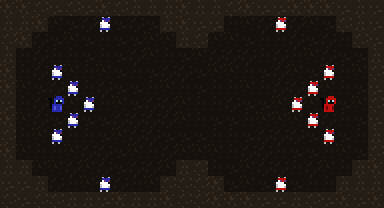

A 2D game scene composited from a Tiled map and its tileset images. What follows is a short description and the map's XML, with every tile layer's data as written:
An orthogonal 24x13 tile map with 16x16 px tiles, 6 tile layers (bg, fg, mice, goblins, ...).

<map version="1.0" tiledversion="1.0.1" orientation="orthogonal" renderorder="right-down" width="24" height="13" tilewidth="16" tileheight="16" nextobjectid="1">
 <tileset firstgid="1" source="platformer.tsx" />
 <layer name="bg" width="24" height="13">
  <data encoding="csv">
34,35,22,35,34,34,35,34,35,34,22,21,35,21,22,22,21,35,21,21,22,34,22,21,
22,21,22,35,22,21,35,22,21,22,34,21,22,35,34,35,21,21,21,35,22,34,22,22,
22,35,21,22,35,22,34,22,22,35,35,35,22,35,35,22,34,34,21,22,21,34,21,34,
22,34,21,34,34,22,34,22,21,35,34,22,35,21,21,21,34,21,34,35,21,22,22,21,
22,34,21,34,35,34,35,22,34,22,21,21,22,35,35,34,22,21,35,22,35,34,35,22,
21,35,22,21,22,34,21,22,22,34,35,34,22,34,34,35,34,21,21,34,35,34,22,21,
22,34,21,22,35,34,34,35,22,21,21,35,34,34,21,22,22,35,21,35,22,22,35,21,
21,35,21,22,35,22,22,21,21,21,21,35,34,22,22,34,35,35,35,22,21,34,22,34,
34,34,35,22,34,34,22,35,21,21,22,22,22,34,34,22,21,21,21,22,22,22,34,21,
34,35,34,34,35,21,21,22,35,34,21,35,35,35,34,21,21,34,22,22,34,35,22,21,
35,21,35,35,21,35,21,22,21,21,35,21,21,34,22,35,21,21,34,21,35,34,22,35,
21,22,34,21,34,35,35,21,34,35,22,21,22,35,22,35,22,22,22,34,34,21,35,22,
0,0,0,0,0,0,0,0,0,0,0,0,0,0,0,0,0,0,0,0,0,0,0,0
</data>
 </layer>
 <layer name="fg" width="24" height="13">
  <data encoding="csv">
29,29,15,16,15,16,29,15,28,28,28,29,28,28,15,29,16,16,29,29,29,16,28,16,
28,28,29,0,0,0,0,0,0,0,28,29,16,16,0,0,0,0,0,0,0,15,28,16,
15,29,0,0,0,0,0,0,0,0,0,28,15,0,0,0,0,0,0,0,0,0,15,16,
28,0,0,0,0,0,0,0,0,0,0,0,0,0,0,0,0,0,0,0,0,0,0,28,
29,0,0,0,0,0,0,0,0,0,0,0,0,0,0,0,0,0,0,0,0,0,0,15,
29,0,0,0,0,0,0,0,0,0,0,0,0,0,0,0,0,0,0,0,0,0,0,16,
16,0,0,0,0,0,0,0,0,0,0,0,0,0,0,0,0,0,0,0,0,0,0,15,
29,0,0,0,0,0,0,0,0,0,0,0,0,0,0,0,0,0,0,0,0,0,0,16,
15,0,0,0,0,0,0,0,0,0,0,0,0,0,0,0,0,0,0,0,0,0,0,28,
29,0,0,0,0,0,0,0,0,0,0,0,0,0,0,0,0,0,0,0,0,0,0,15,
28,28,0,0,0,0,0,0,0,0,0,28,15,0,0,0,0,0,0,0,0,0,28,29,
16,16,28,0,0,0,0,0,0,0,15,15,15,29,0,0,0,0,0,0,0,28,28,28,
15,16,15,15,28,28,16,29,28,28,29,15,15,29,29,29,16,16,28,15,16,29,16,29
</data>
 </layer>
 <layer name="mice" width="24" height="13">
  <data encoding="csv">
0,0,0,0,0,0,0,0,0,0,0,0,0,0,0,0,0,0,0,0,0,0,0,0,
0,0,0,0,0,0,109,0,0,0,0,0,0,0,0,0,0,0,0,0,0,0,0,0,
0,0,0,0,0,0,0,0,0,0,0,0,0,0,0,0,0,0,0,0,0,0,0,0,
0,0,0,0,0,0,0,0,0,0,0,0,0,0,0,0,0,0,0,0,0,0,0,0,
0,0,0,109,0,0,0,0,0,0,0,0,0,0,0,0,0,0,0,0,0,0,0,0,
0,0,0,0,109,0,0,0,0,0,0,0,0,0,0,0,0,0,0,0,0,0,0,0,
0,0,0,0,0,109,0,0,0,0,0,0,0,0,0,0,0,0,0,0,0,0,0,0,
0,0,0,0,109,0,0,0,0,0,0,0,0,0,0,0,0,0,0,0,0,0,0,0,
0,0,0,109,0,0,0,0,0,0,0,0,0,0,0,0,0,0,0,0,0,0,0,0,
0,0,0,0,0,0,0,0,0,0,0,0,0,0,0,0,0,0,0,0,0,0,0,0,
0,0,0,0,0,0,0,0,0,0,0,0,0,0,0,0,0,0,0,0,0,0,0,0,
0,0,0,0,0,0,109,0,0,0,0,0,0,0,0,0,0,0,0,0,0,0,0,0,
0,0,0,0,0,0,0,0,0,0,0,0,0,0,0,0,0,0,0,0,0,0,0,0
</data>
 </layer>
 <layer name="goblins" width="24" height="13">
  <data encoding="csv">
0,0,0,0,0,0,0,0,0,0,0,0,0,0,0,0,0,0,0,0,0,0,0,0,
0,0,0,0,0,0,0,0,0,0,0,0,0,0,0,0,0,108,0,0,0,0,0,0,
0,0,0,0,0,0,0,0,0,0,0,0,0,0,0,0,0,0,0,0,0,0,0,0,
0,0,0,0,0,0,0,0,0,0,0,0,0,0,0,0,0,0,0,0,0,0,0,0,
0,0,0,0,0,0,0,0,0,0,0,0,0,0,0,0,0,0,0,0,108,0,0,0,
0,0,0,0,0,0,0,0,0,0,0,0,0,0,0,0,0,0,0,108,0,0,0,0,
0,0,0,0,0,0,0,0,0,0,0,0,0,0,0,0,0,0,108,0,0,0,0,0,
0,0,0,0,0,0,0,0,0,0,0,0,0,0,0,0,0,0,0,108,0,0,0,0,
0,0,0,0,0,0,0,0,0,0,0,0,0,0,0,0,0,0,0,0,108,0,0,0,
0,0,0,0,0,0,0,0,0,0,0,0,0,0,0,0,0,0,0,0,0,0,0,0,
0,0,0,0,0,0,0,0,0,0,0,0,0,0,0,0,0,0,0,0,0,0,0,0,
0,0,0,0,0,0,0,0,0,0,0,0,0,0,0,0,0,108,0,0,0,0,0,0,
0,0,0,0,0,0,0,0,0,0,0,0,0,0,0,0,0,0,0,0,0,0,0,0
</data>
 </layer>
 <layer name="goblin_king" width="24" height="13">
  <data encoding="csv">
0,0,0,0,0,0,0,0,0,0,0,0,0,0,0,0,0,0,0,0,0,0,0,0,
0,0,0,0,0,0,0,0,0,0,0,0,0,0,0,0,0,0,0,0,0,0,0,0,
0,0,0,0,0,0,0,0,0,0,0,0,0,0,0,0,0,0,0,0,0,0,0,0,
0,0,0,0,0,0,0,0,0,0,0,0,0,0,0,0,0,0,0,0,0,0,0,0,
0,0,0,0,0,0,0,0,0,0,0,0,0,0,0,0,0,0,0,0,0,0,0,0,
0,0,0,0,0,0,0,0,0,0,0,0,0,0,0,0,0,0,0,0,0,0,0,0,
0,0,0,0,0,0,0,0,0,0,0,0,0,0,0,0,0,0,0,0,106,0,0,0,
0,0,0,0,0,0,0,0,0,0,0,0,0,0,0,0,0,0,0,0,0,0,0,0,
0,0,0,0,0,0,0,0,0,0,0,0,0,0,0,0,0,0,0,0,0,0,0,0,
0,0,0,0,0,0,0,0,0,0,0,0,0,0,0,0,0,0,0,0,0,0,0,0,
0,0,0,0,0,0,0,0,0,0,0,0,0,0,0,0,0,0,0,0,0,0,0,0,
0,0,0,0,0,0,0,0,0,0,0,0,0,0,0,0,0,0,0,0,0,0,0,0,
0,0,0,0,0,0,0,0,0,0,0,0,0,0,0,0,0,0,0,0,0,0,0,0
</data>
 </layer>
 <layer name="mouse_king" width="24" height="13">
  <data encoding="csv">
0,0,0,0,0,0,0,0,0,0,0,0,0,0,0,0,0,0,0,0,0,0,0,0,
0,0,0,0,0,0,0,0,0,0,0,0,0,0,0,0,0,0,0,0,0,0,0,0,
0,0,0,0,0,0,0,0,0,0,0,0,0,0,0,0,0,0,0,0,0,0,0,0,
0,0,0,0,0,0,0,0,0,0,0,0,0,0,0,0,0,0,0,0,0,0,0,0,
0,0,0,0,0,0,0,0,0,0,0,0,0,0,0,0,0,0,0,0,0,0,0,0,
0,0,0,0,0,0,0,0,0,0,0,0,0,0,0,0,0,0,0,0,0,0,0,0,
0,0,0,107,0,0,0,0,0,0,0,0,0,0,0,0,0,0,0,0,0,0,0,0,
0,0,0,0,0,0,0,0,0,0,0,0,0,0,0,0,0,0,0,0,0,0,0,0,
0,0,0,0,0,0,0,0,0,0,0,0,0,0,0,0,0,0,0,0,0,0,0,0,
0,0,0,0,0,0,0,0,0,0,0,0,0,0,0,0,0,0,0,0,0,0,0,0,
0,0,0,0,0,0,0,0,0,0,0,0,0,0,0,0,0,0,0,0,0,0,0,0,
0,0,0,0,0,0,0,0,0,0,0,0,0,0,0,0,0,0,0,0,0,0,0,0,
0,0,0,0,0,0,0,0,0,0,0,0,0,0,0,0,0,0,0,0,0,0,0,0
</data>
 </layer>
</map>
